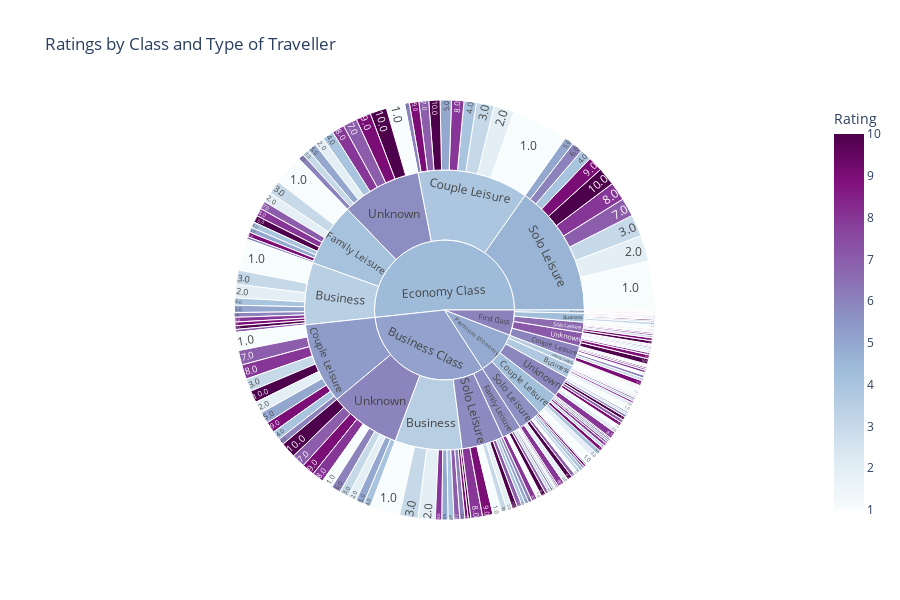

Notebook source saved alongside this figure:
### Code cell
agg_data = airline_data[["Class", "Traveller_type", "Rating"]].groupby(["Class", "Traveller_type", "Rating"]).size().reset_index(name="Count")
# define figure element
fig = px.sunburst(
    agg_data,
    values='Count',
    path=["Class", "Traveller_type", "Rating"],
    title="Ratings by Class and Type of Traveller",
    color="Rating",
    height=600,
    color_discrete_sequence=px.colors.qualitative.Pastel,
    color_continuous_scale=px.colors.sequential.BuPu
)
# display the figure
fig.show()

### Figure 1 — Plotly figure (JSON) as saved in the notebook; plotly's stock layout.template omitted (floating-point values rounded to 4 significant figures; data arrays with more than 128 entries replaced by an {"elided": "..."} marker saying what was removed)
{"data": [{"branchvalues": "total", "customdata": {"elided": "218x1 float values"}, "domain": {"x": [0.0, 1.0], "y": [0.0, 1.0]}, "hovertemplate": "labels=%{label}<br>Count=%{value}<br>parent=%{parent}<br>id=%{id}<br>Rating=%{color}<extra></extra>", "ids": {"elided": "218 str values"}, "labels": {"elided": "218 str values"}, "marker": {"coloraxis": "coloraxis", "colors": {"elided": "218 float values"}}, "name": "", "parents": {"elided": "218 str values"}, "values": {"elided": "218 int values"}, "type": "sunburst"}], "layout": {"coloraxis": {"colorbar": {"title": {"text": "Rating"}}, "colorscale": [[0.0, "rgb(247,252,253)"], [0.125, "rgb(224,236,244)"], [0.25, "rgb(191,211,230)"], [0.375, "rgb(158,188,218)"], [0.5, "rgb(140,150,198)"], [0.625, "rgb(140,107,177)"], [0.75, "rgb(136,65,157)"], [0.875, "rgb(129,15,124)"], [1.0, "rgb(77,0,75)"]]}, "legend": {"tracegroupgap": 0}, "title": {"text": "Ratings by Class and Type of Traveller"}, "sunburstcolorway": ["rgb(102, 197, 204)", "rgb(246, 207, 113)", "rgb(248, 156, 116)", "rgb(220, 176, 242)", "rgb(135, 197, 95)", "rgb(158, 185, 243)", "rgb(254, 136, 177)", "rgb(201, 219, 116)", "rgb(139, 224, 164)", "rgb(180, 151, 231)", "rgb(179, 179, 179)"], "height": 600}}
